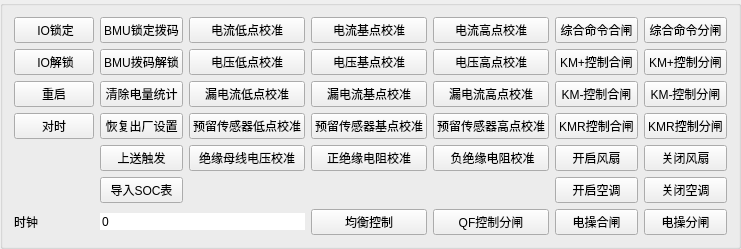
        <widget class="QGroupBox" name="groupBox">
         <property name="flat">
          <bool>true</bool>
         </property>
         <property name="checkable">
          <bool>false</bool>
         </property>
         <layout class="QGridLayout" name="gridLayout_3">
          <item row="0" column="6">
           <widget class="QPushButton" name="btnAutoKMOFF">
            <property name="sizePolicy">
             <sizepolicy hsizetype="Preferred" vsizetype="Fixed">
              <horstretch>0</horstretch>
              <verstretch>0</verstretch>
             </sizepolicy>
            </property>
            <property name="text">
             <string>综合命令分闸</string>
            </property>
           </widget>
          </item>
          <item row="5" column="5">
           <widget class="QPushButton" name="btnFanON">
            <property name="sizePolicy">
             <sizepolicy hsizetype="Preferred" vsizetype="Fixed">
              <horstretch>0</horstretch>
              <verstretch>0</verstretch>
             </sizepolicy>
            </property>
            <property name="text">
             <string>开启风扇</string>
            </property>
           </widget>
          </item>
          <item row="4" column="5">
           <widget class="QPushButton" name="btnKMRON">
            <property name="sizePolicy">
             <sizepolicy hsizetype="Preferred" vsizetype="Fixed">
              <horstretch>0</horstretch>
              <verstretch>0</verstretch>
             </sizepolicy>
            </property>
            <property name="text">
             <string>KMR控制合闸</string>
            </property>
           </widget>
          </item>
          <item row="5" column="6">
           <widget class="QPushButton" name="btnFanOFF">
            <property name="sizePolicy">
             <sizepolicy hsizetype="Preferred" vsizetype="Fixed">
              <horstretch>0</horstretch>
              <verstretch>0</verstretch>
             </sizepolicy>
            </property>
            <property name="text">
             <string>关闭风扇</string>
            </property>
           </widget>
          </item>
          <item row="1" column="5">
           <widget class="QPushButton" name="btnKMPON">
            <property name="sizePolicy">
             <sizepolicy hsizetype="Preferred" vsizetype="Fixed">
              <horstretch>0</horstretch>
              <verstretch>0</verstretch>
             </sizepolicy>
            </property>
            <property name="text">
             <string>KM+控制合闸</string>
            </property>
           </widget>
          </item>
          <item row="6" column="5">
           <widget class="QPushButton" name="btnAcON">
            <property name="sizePolicy">
             <sizepolicy hsizetype="Preferred" vsizetype="Fixed">
              <horstretch>0</horstretch>
              <verstretch>0</verstretch>
             </sizepolicy>
            </property>
            <property name="text">
             <string>开启空调</string>
            </property>
           </widget>
          </item>
          <item row="2" column="6">
           <widget class="QPushButton" name="btnKMNOFF">
            <property name="sizePolicy">
             <sizepolicy hsizetype="Preferred" vsizetype="Fixed">
              <horstretch>0</horstretch>
              <verstretch>0</verstretch>
             </sizepolicy>
            </property>
            <property name="text">
             <string>KM-控制分闸</string>
            </property>
           </widget>
          </item>
          <item row="0" column="5">
           <widget class="QPushButton" name="btnAutoKMON">
            <property name="sizePolicy">
             <sizepolicy hsizetype="Preferred" vsizetype="Fixed">
              <horstretch>0</horstretch>
              <verstretch>0</verstretch>
             </sizepolicy>
            </property>
            <property name="text">
             <string>综合命令合闸</string>
            </property>
           </widget>
          </item>
          <item row="1" column="6">
           <widget class="QPushButton" name="btnKMPOFF">
            <property name="sizePolicy">
             <sizepolicy hsizetype="Preferred" vsizetype="Fixed">
              <horstretch>0</horstretch>
              <verstretch>0</verstretch>
             </sizepolicy>
            </property>
            <property name="text">
             <string>KM+控制分闸</string>
            </property>
           </widget>
          </item>
          <item row="7" column="5">
           <widget class="QPushButton" name="btnResON">
            <property name="sizePolicy">
             <sizepolicy hsizetype="Preferred" vsizetype="Fixed">
              <horstretch>0</horstretch>
              <verstretch>0</verstretch>
             </sizepolicy>
            </property>
            <property name="text">
             <string>电操合闸</string>
            </property>
           </widget>
          </item>
          <item row="2" column="5">
           <widget class="QPushButton" name="btnKMNON">
            <property name="sizePolicy">
             <sizepolicy hsizetype="Preferred" vsizetype="Fixed">
              <horstretch>0</horstretch>
              <verstretch>0</verstretch>
             </sizepolicy>
            </property>
            <property name="text">
             <string>KM-控制合闸</string>
            </property>
           </widget>
          </item>
          <item row="4" column="6">
           <widget class="QPushButton" name="btnKMROFF">
            <property name="sizePolicy">
             <sizepolicy hsizetype="Preferred" vsizetype="Fixed">
              <horstretch>0</horstretch>
              <verstretch>0</verstretch>
             </sizepolicy>
            </property>
            <property name="text">
             <string>KMR控制分闸</string>
            </property>
           </widget>
          </item>
          <item row="6" column="6">
           <widget class="QPushButton" name="btnAcOFF">
            <property name="sizePolicy">
             <sizepolicy hsizetype="Preferred" vsizetype="Fixed">
              <horstretch>0</horstretch>
              <verstretch>0</verstretch>
             </sizepolicy>
            </property>
            <property name="text">
             <string>关闭空调</string>
            </property>
           </widget>
          </item>
          <item row="7" column="6">
           <widget class="QPushButton" name="btnResOFF">
            <property name="sizePolicy">
             <sizepolicy hsizetype="Preferred" vsizetype="Fixed">
              <horstretch>0</horstretch>
              <verstretch>0</verstretch>
             </sizepolicy>
            </property>
            <property name="text">
             <string>电操分闸</string>
            </property>
           </widget>
          </item>
          <item row="7" column="0">
           <widget class="QLabel" name="label_1">
            <property name="frameShape">
             <enum>QFrame::NoFrame</enum>
            </property>
            <property name="frameShadow">
             <enum>QFrame::Plain</enum>
            </property>
            <property name="text">
             <string>时钟</string>
            </property>
            <property name="textFormat">
             <enum>Qt::PlainText</enum>
            </property>
            <property name="scaledContents">
             <bool>false</bool>
            </property>
           </widget>
          </item>
          <item row="7" column="1" colspan="2">
           <widget class="MyTimeSpinBox" name="sysTime">
            <property name="focusPolicy">
             <enum>Qt::NoFocus</enum>
            </property>
            <property name="wrapping">
             <bool>false</bool>
            </property>
            <property name="frame">
             <bool>false</bool>
            </property>
            <property name="readOnly">
             <bool>true</bool>
            </property>
            <property name="buttonSymbols">
             <enum>QAbstractSpinBox::NoButtons</enum>
            </property>
            <property name="specialValueText">
             <string/>
            </property>
            <property name="keyboardTracking">
             <bool>false</bool>
            </property>
            <property name="prefix">
             <string/>
            </property>
            <property name="suffix">
             <string/>
            </property>
            <property name="decimals">
             <number>0</number>
            </property>
            <property name="maximum">
             <double>10000000000000000000.000000000000000</double>
            </property>
           </widget>
          </item>
          <item row="0" column="2">
           <widget class="QPushButton" name="btnIZeroAdj">
            <property name="sizePolicy">
             <sizepolicy hsizetype="Preferred" vsizetype="Fixed">
              <horstretch>0</horstretch>
              <verstretch>0</verstretch>
             </sizepolicy>
            </property>
            <property name="text">
             <string>电流低点校准</string>
            </property>
           </widget>
          </item>
          <item row="1" column="2">
           <widget class="QPushButton" name="btnUZeroAdj">
            <property name="sizePolicy">
             <sizepolicy hsizetype="Preferred" vsizetype="Fixed">
              <horstretch>0</horstretch>
              <verstretch>0</verstretch>
             </sizepolicy>
            </property>
            <property name="text">
             <string>电压低点校准</string>
            </property>
           </widget>
          </item>
          <item row="4" column="2">
           <widget class="QPushButton" name="btnRZeroAdj">
            <property name="sizePolicy">
             <sizepolicy hsizetype="Preferred" vsizetype="Fixed">
              <horstretch>0</horstretch>
              <verstretch>0</verstretch>
             </sizepolicy>
            </property>
            <property name="text">
             <string>预留传感器低点校准</string>
            </property>
           </widget>
          </item>
          <item row="2" column="2">
           <widget class="QPushButton" name="btnIleakZeroAdj">
            <property name="sizePolicy">
             <sizepolicy hsizetype="Preferred" vsizetype="Fixed">
              <horstretch>0</horstretch>
              <verstretch>0</verstretch>
             </sizepolicy>
            </property>
            <property name="text">
             <string>漏电流低点校准</string>
            </property>
           </widget>
          </item>
          <item row="0" column="3">
           <widget class="QPushButton" name="btnIBaseAdj">
            <property name="sizePolicy">
             <sizepolicy hsizetype="Preferred" vsizetype="Fixed">
              <horstretch>0</horstretch>
              <verstretch>0</verstretch>
             </sizepolicy>
            </property>
            <property name="text">
             <string>电流基点校准</string>
            </property>
           </widget>
          </item>
          <item row="1" column="3">
           <widget class="QPushButton" name="btnUBaseAdj">
            <property name="sizePolicy">
             <sizepolicy hsizetype="Preferred" vsizetype="Fixed">
              <horstretch>0</horstretch>
              <verstretch>0</verstretch>
             </sizepolicy>
            </property>
            <property name="text">
             <string>电压基点校准</string>
            </property>
           </widget>
          </item>
          <item row="2" column="3">
           <widget class="QPushButton" name="btnIleakBaseAdj">
            <property name="sizePolicy">
             <sizepolicy hsizetype="Preferred" vsizetype="Fixed">
              <horstretch>0</horstretch>
              <verstretch>0</verstretch>
             </sizepolicy>
            </property>
            <property name="text">
             <string>漏电流基点校准</string>
            </property>
           </widget>
          </item>
          <item row="4" column="3">
           <widget class="QPushButton" name="btnRBaseAdj">
            <property name="sizePolicy">
             <sizepolicy hsizetype="Preferred" vsizetype="Fixed">
              <horstretch>0</horstretch>
              <verstretch>0</verstretch>
             </sizepolicy>
            </property>
            <property name="text">
             <string>预留传感器基点校准</string>
            </property>
           </widget>
          </item>
          <item row="0" column="4">
           <widget class="QPushButton" name="btnIFullAdj">
            <property name="sizePolicy">
             <sizepolicy hsizetype="Preferred" vsizetype="Fixed">
              <horstretch>0</horstretch>
              <verstretch>0</verstretch>
             </sizepolicy>
            </property>
            <property name="text">
             <string>电流高点校准</string>
            </property>
           </widget>
          </item>
          <item row="1" column="4">
           <widget class="QPushButton" name="btnUFullAdj">
            <property name="sizePolicy">
             <sizepolicy hsizetype="Preferred" vsizetype="Fixed">
              <horstretch>0</horstretch>
              <verstretch>0</verstretch>
             </sizepolicy>
            </property>
            <property name="text">
             <string>电压高点校准</string>
            </property>
           </widget>
          </item>
          <item row="2" column="4">
           <widget class="QPushButton" name="btnIleakFullAdj">
            <property name="sizePolicy">
             <sizepolicy hsizetype="Preferred" vsizetype="Fixed">
              <horstretch>0</horstretch>
              <verstretch>0</verstretch>
             </sizepolicy>
            </property>
            <property name="text">
             <string>漏电流高点校准</string>
            </property>
           </widget>
          </item>
          <item row="4" column="4">
           <widget class="QPushButton" name="btnRFullAdj">
            <property name="sizePolicy">
             <sizepolicy hsizetype="Preferred" vsizetype="Fixed">
              <horstretch>0</horstretch>
              <verstretch>0</verstretch>
             </sizepolicy>
            </property>
            <property name="text">
             <string>预留传感器高点校准</string>
            </property>
           </widget>
          </item>
          <item row="7" column="4">
           <widget class="QPushButton" name="btnQFOFF">
            <property name="sizePolicy">
             <sizepolicy hsizetype="Preferred" vsizetype="Fixed">
              <horstretch>0</horstretch>
              <verstretch>0</verstretch>
             </sizepolicy>
            </property>
            <property name="text">
             <string>QF控制分闸</string>
            </property>
           </widget>
          </item>
          <item row="0" column="0">
           <widget class="QPushButton" name="btnIOlock">
            <property name="sizePolicy">
             <sizepolicy hsizetype="Preferred" vsizetype="Fixed">
              <horstretch>0</horstretch>
              <verstretch>0</verstretch>
             </sizepolicy>
            </property>
            <property name="text">
             <string> IO锁定</string>
            </property>
           </widget>
          </item>
          <item row="1" column="0">
           <widget class="QPushButton" name="btnIOunlock">
            <property name="sizePolicy">
             <sizepolicy hsizetype="Preferred" vsizetype="Fixed">
              <horstretch>0</horstretch>
              <verstretch>0</verstretch>
             </sizepolicy>
            </property>
            <property name="text">
             <string> IO解锁</string>
            </property>
           </widget>
          </item>
          <item row="4" column="0">
           <widget class="QPushButton" name="btnTimeAdj">
            <property name="sizePolicy">
             <sizepolicy hsizetype="Preferred" vsizetype="Fixed">
              <horstretch>0</horstretch>
              <verstretch>0</verstretch>
             </sizepolicy>
            </property>
            <property name="text">
             <string>对时</string>
            </property>
           </widget>
          </item>
          <item row="2" column="0">
           <widget class="QPushButton" name="btnReboot">
            <property name="sizePolicy">
             <sizepolicy hsizetype="Preferred" vsizetype="Fixed">
              <horstretch>0</horstretch>
              <verstretch>0</verstretch>
             </sizepolicy>
            </property>
            <property name="text">
             <string>重启</string>
            </property>
           </widget>
          </item>
          <item row="0" column="1">
           <widget class="QPushButton" name="btnBMULock">
            <property name="sizePolicy">
             <sizepolicy hsizetype="Preferred" vsizetype="Fixed">
              <horstretch>0</horstretch>
              <verstretch>0</verstretch>
             </sizepolicy>
            </property>
            <property name="text">
             <string>BMU锁定拨码</string>
            </property>
           </widget>
          </item>
          <item row="1" column="1">
           <widget class="QPushButton" name="btnBMUUnlock">
            <property name="sizePolicy">
             <sizepolicy hsizetype="Preferred" vsizetype="Fixed">
              <horstretch>0</horstretch>
              <verstretch>0</verstretch>
             </sizepolicy>
            </property>
            <property name="text">
             <string>BMU拨码解锁</string>
            </property>
           </widget>
          </item>
          <item row="2" column="1">
           <widget class="QPushButton" name="btnClearEng">
            <property name="sizePolicy">
             <sizepolicy hsizetype="Preferred" vsizetype="Fixed">
              <horstretch>0</horstretch>
              <verstretch>0</verstretch>
             </sizepolicy>
            </property>
            <property name="text">
             <string>清除电量统计</string>
            </property>
           </widget>
          </item>
          <item row="4" column="1">
           <widget class="QPushButton" name="btnResetDef">
            <property name="sizePolicy">
             <sizepolicy hsizetype="Preferred" vsizetype="Fixed">
              <horstretch>0</horstretch>
              <verstretch>0</verstretch>
             </sizepolicy>
            </property>
            <property name="text">
             <string>恢复出厂设置</string>
            </property>
           </widget>
          </item>
          <item row="5" column="2">
           <widget class="QPushButton" name="btnRUAdj">
            <property name="sizePolicy">
             <sizepolicy hsizetype="Preferred" vsizetype="Fixed">
              <horstretch>0</horstretch>
              <verstretch>0</verstretch>
             </sizepolicy>
            </property>
            <property name="text">
             <string>绝缘母线电压校准</string>
            </property>
           </widget>
          </item>
          <item row="5" column="3">
           <widget class="QPushButton" name="btnRpAdj">
            <property name="sizePolicy">
             <sizepolicy hsizetype="Preferred" vsizetype="Fixed">
              <horstretch>0</horstretch>
              <verstretch>0</verstretch>
             </sizepolicy>
            </property>
            <property name="text">
             <string>正绝缘电阻校准</string>
            </property>
           </widget>
          </item>
          <item row="5" column="4">
           <widget class="QPushButton" name="btnRnAdj">
            <property name="sizePolicy">
             <sizepolicy hsizetype="Preferred" vsizetype="Fixed">
              <horstretch>0</horstretch>
              <verstretch>0</verstretch>
             </sizepolicy>
            </property>
            <property name="text">
             <string> 负绝缘电阻校准</string>
            </property>
           </widget>
          </item>
          <item row="7" column="3">
           <widget class="QPushButton" name="btnBalance">
            <property name="sizePolicy">
             <sizepolicy hsizetype="Preferred" vsizetype="Fixed">
              <horstretch>0</horstretch>
              <verstretch>0</verstretch>
             </sizepolicy>
            </property>
            <property name="text">
             <string>均衡控制</string>
            </property>
           </widget>
          </item>
          <item row="5" column="1">
           <widget class="QPushButton" name="btnUploadTrig">
            <property name="sizePolicy">
             <sizepolicy hsizetype="Preferred" vsizetype="Fixed">
              <horstretch>0</horstretch>
              <verstretch>0</verstretch>
             </sizepolicy>
            </property>
            <property name="text">
             <string>上送触发</string>
            </property>
           </widget>
          </item>
          <item row="6" column="1">
           <widget class="QPushButton" name="btnImportSOC">
            <property name="sizePolicy">
             <sizepolicy hsizetype="Preferred" vsizetype="Fixed">
              <horstretch>0</horstretch>
              <verstretch>0</verstretch>
             </sizepolicy>
            </property>
            <property name="text">
             <string>导入SOC表</string>
            </property>
           </widget>
          </item>
         </layout>
        </widget>
